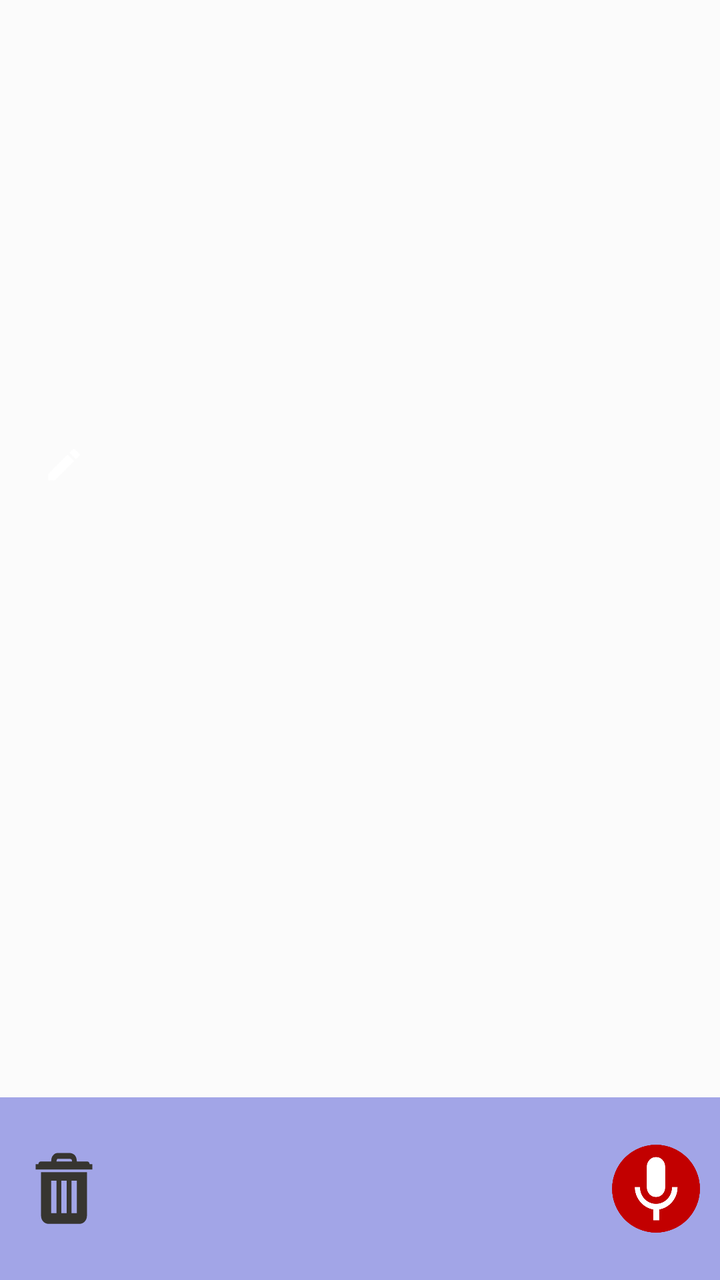
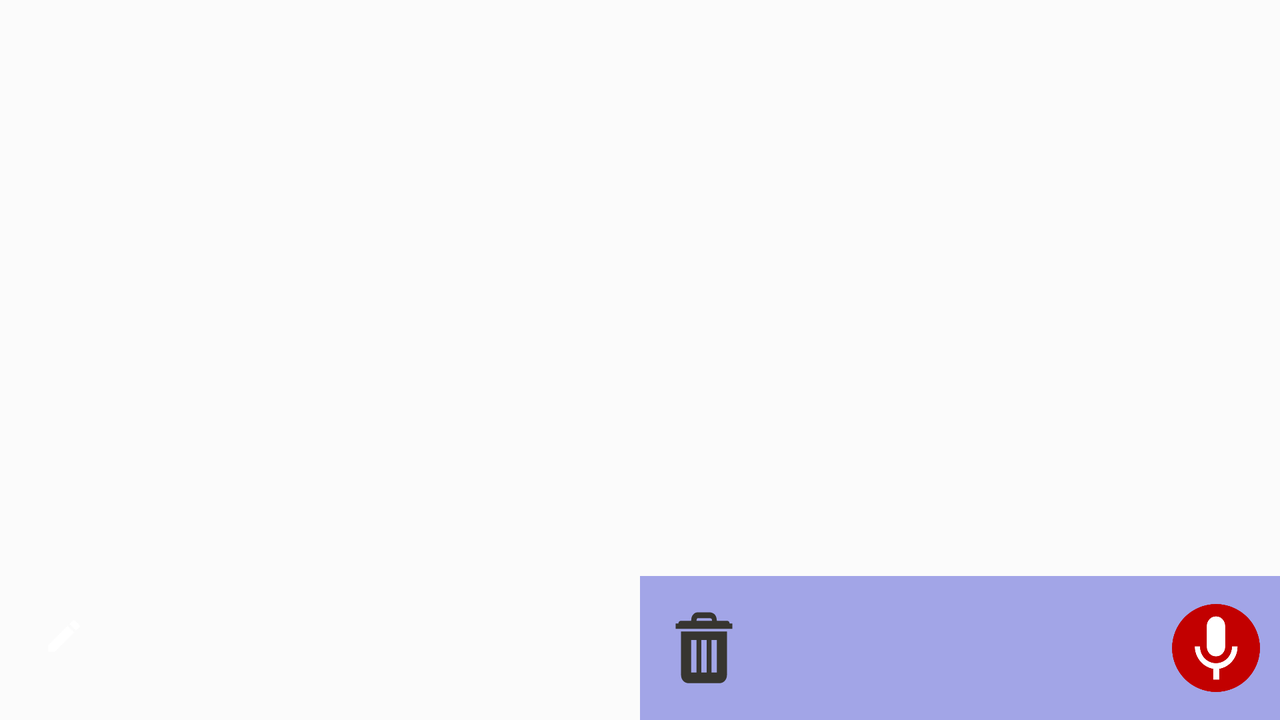

The same Android screen from two of the app's own layout files: first res/layout/ as a phone draws it, then the repository's variant for another configuration, drawn on a device whose configuration selects that folder. Both files follow.
<!-- AndroidManifest.xml: activity theme Theme.Obfuscated -->
<!-- res/layout/activity_action.xml -->
<?xml version="1.0" encoding="utf-8"?>
<LinearLayout xmlns:android="http://schemas.android.com/apk/res/android"
    xmlns:app="http://schemas.android.com/apk/res-auto"
    xmlns:tools="http://schemas.android.com/tools"
    android:layout_width="match_parent"
    android:layout_height="match_parent"
    android:orientation="vertical"
    tools:context="casa.com.yoquiero.view.ActionActivity">

    <LinearLayout
        android:id="@+id/layoutImage"
        android:layout_width="match_parent"
        android:layout_height="match_parent"
        android:orientation="horizontal"
        android:layout_weight="2">

        <TextView
            android:id="@+id/tvActionTitle"
            android:layout_width="wrap_content"
            android:layout_height="wrap_content"
            android:layout_margin="10sp"
            android:layout_gravity="bottom"
            android:textColor="@color/white"
            android:textSize="24sp"/>

        <ImageView
            android:id="@+id/editAction"
            android:layout_width="24dp"
            android:layout_height="24dp"
            android:layout_marginBottom="30sp"
            android:layout_gravity="bottom"
            android:background="@mipmap/ic_edit_white"/>

    </LinearLayout>

    <ScrollView
        android:layout_width="match_parent"
        android:layout_height="match_parent"
        android:padding="15dp"
        android:layout_weight="2">

        <TextView
            style="@style/text_view_style"
            android:id="@+id/tvActionDesc"
            android:textSize="24sp"/>

    </ScrollView>

    <android.support.constraint.ConstraintLayout
        android:id="@+id/layoutAudioControls"
        android:layout_width="match_parent"
        android:layout_height="match_parent"
        android:background="@color/blue_light"
        android:orientation="horizontal"
        android:layout_weight="3">

        <ImageView
            android:id="@+id/deleteAction"
            android:layout_width="48dp"
            android:layout_height="48dp"
            android:layout_gravity="center"
            android:layout_marginBottom="8dp"
            android:layout_marginStart="8dp"
            android:layout_marginTop="8dp"
            app:srcCompat="@drawable/delete_button"
            app:layout_constraintBottom_toBottomOf="parent"
            app:layout_constraintStart_toStartOf="parent"
            app:layout_constraintTop_toTopOf="parent" />

        <ImageView
            android:id="@+id/clearAction"
            android:layout_width="48dp"
            android:layout_height="48dp"
            android:visibility="invisible"
            android:layout_alignParentEnd="true"
            android:layout_marginBottom="8dp"
            android:layout_marginEnd="8dp"
            android:layout_marginTop="8dp"
            android:layout_toStartOf="@id/playAction"
            android:background="@mipmap/ic_clear"
            app:layout_constraintBottom_toBottomOf="parent"
            app:layout_constraintEnd_toStartOf="@+id/playAction"
            app:layout_constraintTop_toTopOf="parent" />

        <ImageView
            android:id="@+id/playAction"
            android:layout_width="48dp"
            android:layout_height="48dp"
            android:visibility="invisible"
            android:layout_marginBottom="8dp"
            android:layout_marginEnd="8dp"
            android:layout_marginTop="8dp"
            app:srcCompat="@drawable/play_button"
            app:layout_constraintBottom_toBottomOf="parent"
            app:layout_constraintEnd_toStartOf="@+id/micAction"
            app:layout_constraintTop_toTopOf="parent" />

        <ImageView
            android:id="@+id/micAction"
            android:layout_width="48dp"
            android:layout_height="48dp"
            android:layout_marginBottom="8dp"
            android:layout_marginEnd="8dp"
            android:layout_marginTop="8dp"
            app:srcCompat="@drawable/mic_button"
            app:layout_constraintBottom_toBottomOf="parent"
            app:layout_constraintEnd_toEndOf="parent"
            app:layout_constraintTop_toTopOf="parent" />

    </android.support.constraint.ConstraintLayout>

</LinearLayout>
<!-- resources referenced by this layout -->
<resources>
  <color name="blue_light">#a06f74dd</color>
  <color name="white">#FAFAFA</color>
  <!-- drawable delete_button: vector/xml drawable (drawable, 10002 chars, omitted) -->
  <!-- drawable mic_button: vector/xml drawable (drawable, 6502 chars, omitted) -->
  <!-- drawable play_button: vector/xml drawable (drawable, 5085 chars, omitted) -->
  <!-- mipmap ic_edit_white: png bitmap (mipmap-hdpi, 438 bytes) -->
  <style name="text_view_style">
          <item name="android:layout_width">wrap_content</item>
          <item name="android:layout_height">wrap_content</item>
          <item name="android:layout_marginTop">25dp</item>
          <item name="android:textColor">@color/gray_dark</item>
          <item name="android:textSize">18sp</item>
          <item name="android:gravity">center</item>
          <item name="android:layout_gravity">center</item>
      </style>
  <style parent="Theme.AppCompat.Light.NoActionBar" name="Theme.Obfuscated">
          <item name="android:windowIsTranslucent">true</item>
          <item name="android:windowBackground">@color/obfuscated</item>
          <item name="android:windowContentOverlay">@null</item>
          <item name="android:windowNoTitle">true</item>
          <item name="android:backgroundDimEnabled">false</item>
      </style>
  <color name="gray_dark">#6b6b6b</color>
  <color name="obfuscated">#d2fafafa</color>
</resources>
<!-- res/layout-land/activity_action.xml (the repository's variant of the layout above) -->
<!-- drawn on the phone turned sideways -->
<?xml version="1.0" encoding="utf-8"?>
<LinearLayout xmlns:android="http://schemas.android.com/apk/res/android"
    xmlns:app="http://schemas.android.com/apk/res-auto"
    xmlns:tools="http://schemas.android.com/tools"
    android:layout_width="match_parent"
    android:layout_height="match_parent"
    android:orientation="horizontal"
    tools:context="casa.com.yoquiero.view.ActionActivity">

    <LinearLayout
        android:id="@+id/layoutImage"
        android:layout_width="match_parent"
        android:layout_height="match_parent"
        android:orientation="horizontal"
        android:layout_weight="1">

        <TextView
            android:id="@+id/tvActionTitle"
            android:layout_width="wrap_content"
            android:layout_height="wrap_content"
            android:layout_margin="10sp"
            android:layout_gravity="bottom"
            android:textColor="@color/white"
            android:textSize="24sp"/>

        <ImageView
            android:id="@+id/editAction"
            android:layout_width="24dp"
            android:layout_height="24dp"
            android:layout_marginBottom="30sp"
            android:layout_gravity="bottom"
            android:background="@mipmap/ic_edit_white"/>

    </LinearLayout>

    <LinearLayout
        android:layout_width="match_parent"
        android:layout_height="match_parent"
        android:orientation="vertical"
        android:layout_weight="1">

        <ScrollView
            android:layout_width="match_parent"
            android:layout_height="match_parent"
            android:padding="15dp"
            android:layout_weight="2">

            <TextView
                style="@style/text_view_style"
                android:id="@+id/tvActionDesc"
                android:textSize="24sp"/>

        </ScrollView>

        <android.support.constraint.ConstraintLayout
            android:id="@+id/layoutAudioControls"
            android:layout_width="match_parent"
            android:layout_height="match_parent"
            android:background="@color/blue_light"
            android:orientation="horizontal"
            android:layout_weight="8">

            <ImageView
                android:id="@+id/deleteAction"
                android:layout_width="48dp"
                android:layout_height="48dp"
                android:layout_gravity="center"
                android:layout_marginBottom="8dp"
                android:layout_marginStart="8dp"
                android:layout_marginTop="8dp"
                app:srcCompat="@drawable/delete_button"
                app:layout_constraintBottom_toBottomOf="parent"
                app:layout_constraintStart_toStartOf="parent"
                app:layout_constraintTop_toTopOf="parent" />

            <ImageView
                android:id="@+id/clearAction"
                android:layout_width="48dp"
                android:layout_height="48dp"
                android:visibility="invisible"
                android:layout_alignParentEnd="true"
                android:layout_marginBottom="8dp"
                android:layout_marginEnd="8dp"
                android:layout_marginTop="8dp"
                android:layout_toStartOf="@id/playAction"
                android:background="@mipmap/ic_clear"
                app:layout_constraintBottom_toBottomOf="parent"
                app:layout_constraintEnd_toStartOf="@+id/playAction"
                app:layout_constraintTop_toTopOf="parent" />

            <ImageView
                android:id="@+id/playAction"
                android:layout_width="48dp"
                android:layout_height="48dp"
                android:visibility="invisible"
                android:layout_marginBottom="8dp"
                android:layout_marginEnd="8dp"
                android:layout_marginTop="8dp"
                app:srcCompat="@drawable/play_button"
                app:layout_constraintBottom_toBottomOf="parent"
                app:layout_constraintEnd_toStartOf="@+id/micAction"
                app:layout_constraintTop_toTopOf="parent" />

            <ImageView
                android:id="@+id/micAction"
                android:layout_width="48dp"
                android:layout_height="48dp"
                android:layout_marginBottom="8dp"
                android:layout_marginEnd="8dp"
                android:layout_marginTop="8dp"
                app:srcCompat="@drawable/mic_button"
                app:layout_constraintBottom_toBottomOf="parent"
                app:layout_constraintEnd_toEndOf="parent"
                app:layout_constraintTop_toTopOf="parent" />

        </android.support.constraint.ConstraintLayout>

    </LinearLayout>

</LinearLayout>
